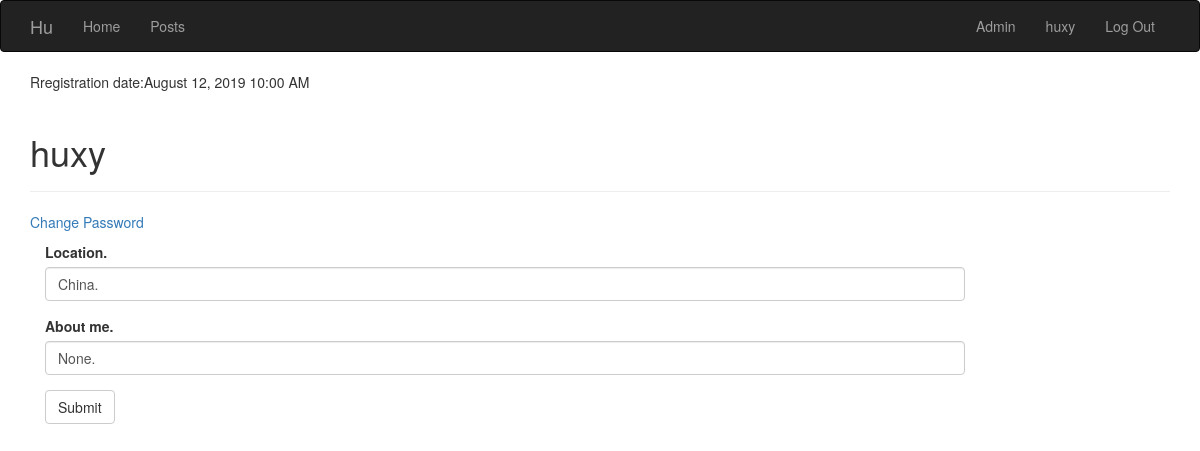
The page /auth/huxy/edit_profile (signed in) on the database as committed earlier.
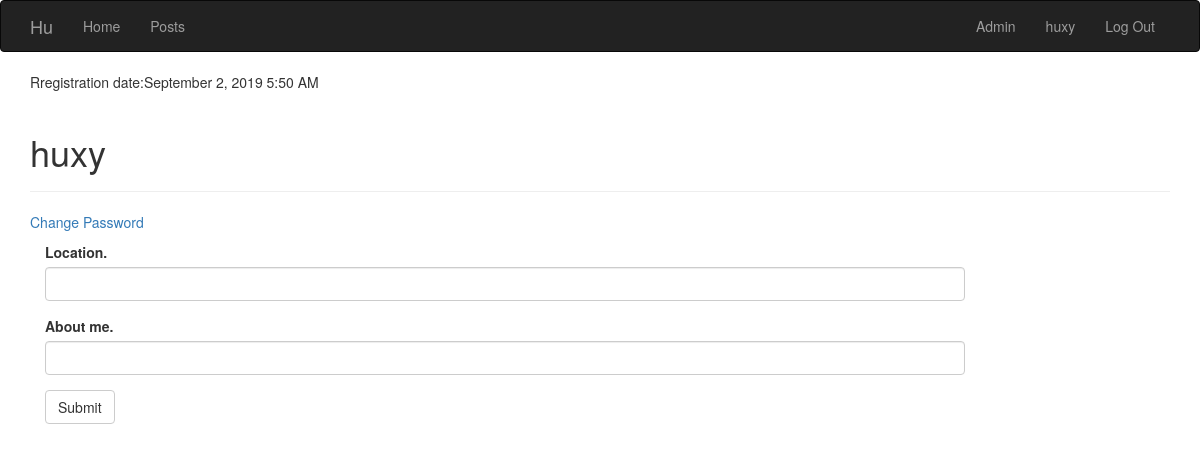
The same page on the database as committed later.
### app/models.py (models this page shows, shortened)
class User(UserMixin, db.Model):
    __tablename__ = 'users'
    id = db.Column(db.Integer, primary_key = True)
    username = db.Column(db.String(64), unique = True, index = True)
    password_hash = db.Column(db.String(128))
    role_id = db.Column(db.Integer, db.ForeignKey('roles.id'))
    location = db.Column(db.String(64))
    about_me = db.Column(db.Text())
    member_since = db.Column(db.DateTime(), default=datetime.utcnow)
    last_seen = db.Column(db.DateTime(), default=datetime.utcnow)
    comments = db.relationship('Comment', backref='author', lazy='dynamic')
    posts = db.relationship('Post', backref='author', lazy='dynamic')
    followed = db.relationship('Follow', foreign_keys=[Follow.follower_id], backref=db.backref('follower', lazy='joined'),lazy='dynamic',cascade='all, delete-orphan')
    follower = db.relationship('Follow', foreign_keys=[Follow.followed_id], backref=db.backref('followed', lazy='joined'),lazy='dynamic',cascade='all, delete-orphan')
    def can(self, permissions):
        return self.role is not None and (self.role.permissions & permissions) == permissions
    def is_administrator(self):
        return self.can(Permissions.ADMINISTRATOR)
    @property
    def password(self):
        raise AttributeError('Password is not a readable attribute.')
    def ping(self):
        self.last_seen = datetime.utcnow()
        db.session.add(self)

### app/auth/views.py (the view)
@auth.route('/<username>/edit_profile', methods=['GET','POST'])
@login_required
def edit_profile(username):
    if not current_user.is_authenticated or current_user.username != username:
        abort(404)
    else:
        form = EditProfileForm()
        if form.validate_on_submit():
            current_user.location = form.location.data
            current_user.about_me = form.about_me.data
            db.session.add(current_user)
            db.session.commit()
            flash('Info has been changed.')
            return redirect(url_for('.account', username=current_user.username))
        else:
            form.location.data = current_user.location
            form.about_me.data = current_user.about_me
            return render_template('auth/edit_profile.html', form=form)

### app/auth/forms.py
class EditProfileForm(FlaskForm):
    location = StringField('Location.', validators=[Length(0, 64)])
    about_me = StringField('About me.', validators=[Length(0,128)])
    submit = SubmitField('Submit')

### app/auth/views.py (called while the page is built)
@auth.before_app_request
def before_request():
    if current_user.is_authenticated:
        current_user.ping()

### app/models.py (called while the page is built)
@login_manager.user_loader
def load_user(user_id):
    return User.query.get(int(user_id))

### app/templates/auth/edit_profile.html (shortened to what this page needs)
{% extends "base.html"%}
{% import "bootstrap/wtf.html" as wtf%}
{%block page_content%}
<div>
	<p>Rregistration date:{{moment(current_user.member_since).format('LLL')}}</p>
</div>
<div class="page-header">
	<h1>{{current_user.username}}</h1>
</div>
<p><a href="{{url_for('auth.change_password', username=current_user.username)}}">Change Password</a></p>
<div class="col-md-10">
	{{ wtf.quick_form(form)}}
</div>
{%endblock%}

### app/templates/base.html (shortened to what this page needs)
{% extends "bootstrap/base.html" %}
{% block head %}
{{super()}}
{% endblock %}
{% block navbar %}
<div class="navbar navbar-inverse" role="navigation">
	<div class="container">
		<div class="navvar-header">
			<a class="navbar-brand" href="{{ url_for('main.index') }}">Hu</a>
		</div>
		<div class="navbar-collapse collapse">
			<ul class="nav navbar-nav">
				<li><a href="{{url_for('main.index')}}">Home</a></li>
			</ul>
			<ul class="nav navbar-nav">
				<li><a href={{url_for('main.posts')}}>Posts</a></li>
			</ul>
			<ul class="nav navbar-nav navbar-right">
				{%if current_user.is_authenticated %}
				{%if current_user.is_administrator() %}
				<li><a href="{{url_for('auth.admin')}}">Admin</a></li>
				{%endif%}
				<li><a href="{{ url_for('auth.account', username=current_user.username)}}">{{current_user.username}}</a></li>
				<li><a href="{{ url_for('auth.logout') }}">Log Out</a></li>
				{%else%}
				<li><a href={{url_for('auth.register')}}>Register</a></li>
				<li><a href="{{url_for('auth.login') }}">Log In</a></li>
				{%endif%}
			</ul>
		</div>
	</div>
</div>
{% endblock %}
{% block content %}
<div class="container">
	{% block page_content %}{% endblock %}
</div>
{% endblock %}

Rows that differ between the two databases and show on the page:
changed User "huxy": member_since "August 12, 2019 10:00 AM" → "September 2, 2019 5:50 AM"; location "China." → (not shown); about_me "None." → (not shown)
